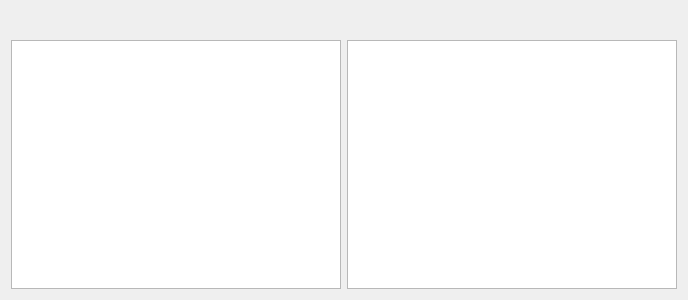
<?xml version="1.0" encoding="UTF-8"?>
<ui version="4.0">
 <class>frmVacc</class>
 <widget class="QDialog" name="frmVacc">
  <property name="geometry">
   <rect>
    <x>0</x>
    <y>0</y>
    <width>688</width>
    <height>300</height>
   </rect>
  </property>
  <property name="windowTitle">
   <string>Oltás - Féreghajtás</string>
  </property>
  <property name="windowIcon">
   <iconset resource="images.qrc">
    <normaloff>:/images/1263673602_Antivirus-64.png</normaloff>:/images/1263673602_Antivirus-64.png</iconset>
  </property>
  <layout class="QGridLayout" name="gridLayout">
   <item row="0" column="0">
    <layout class="QHBoxLayout" name="horizontalLayout">
     <item>
      <widget class="QToolButton" name="toolButton">
       <property name="toolTip">
        <string>Kilép</string>
       </property>
       <property name="text">
        <string/>
       </property>
       <property name="icon">
        <iconset resource="images.qrc">
         <normaloff>:/images/1265398965_exit.png</normaloff>:/images/1265398965_exit.png</iconset>
       </property>
       <property name="autoRaise">
        <bool>true</bool>
       </property>
      </widget>
     </item>
     <item>
      <widget class="QToolButton" name="toolButton_2">
       <property name="toolTip">
        <string>Új</string>
       </property>
       <property name="text">
        <string/>
       </property>
       <property name="icon">
        <iconset resource="images.qrc">
         <normaloff>:/images/new.png</normaloff>:/images/new.png</iconset>
       </property>
       <property name="autoRaise">
        <bool>true</bool>
       </property>
      </widget>
     </item>
     <item>
      <widget class="QToolButton" name="toolButton_3">
       <property name="toolTip">
        <string>Töröl</string>
       </property>
       <property name="text">
        <string/>
       </property>
       <property name="icon">
        <iconset resource="images.qrc">
         <normaloff>:/images/delete.png</normaloff>:/images/delete.png</iconset>
       </property>
       <property name="autoRaise">
        <bool>true</bool>
       </property>
      </widget>
     </item>
     <item>
      <spacer name="horizontalSpacer">
       <property name="orientation">
        <enum>Qt::Horizontal</enum>
       </property>
       <property name="sizeHint" stdset="0">
        <size>
         <width>40</width>
         <height>20</height>
        </size>
       </property>
      </spacer>
     </item>
    </layout>
   </item>
   <item row="1" column="0">
    <widget class="QTableView" name="tableView">
     <property name="selectionMode">
      <enum>QAbstractItemView::SingleSelection</enum>
     </property>
     <property name="selectionBehavior">
      <enum>QAbstractItemView::SelectRows</enum>
     </property>
    </widget>
   </item>
   <item row="1" column="1">
    <widget class="QTableView" name="tableView_2">
     <property name="selectionMode">
      <enum>QAbstractItemView::SingleSelection</enum>
     </property>
     <property name="selectionBehavior">
      <enum>QAbstractItemView::SelectRows</enum>
     </property>
    </widget>
   </item>
  </layout>
 </widget>
 <resources>
  <include location="images.qrc"/>
 </resources>
 <connections/>
</ui>
